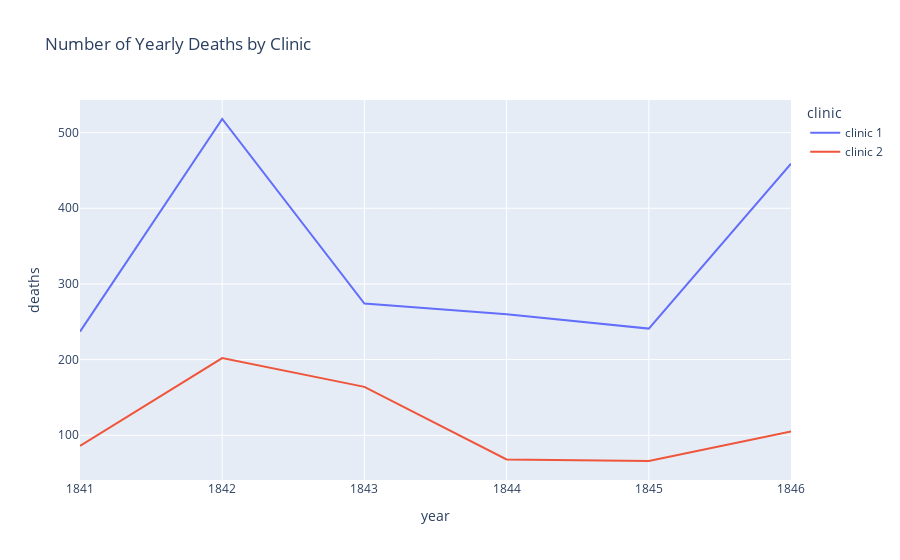

The notebook cell saved with this chart:
### Markdown cell above
We also see that, not only were more people born in clinic 1, more people also died in clinic 1.

### Code cell
line2 = px.line(
    df_yearly,
    x='year',
    y='deaths',
    color='clinic',
    title='Number of Yearly Deaths by Clinic'
)

line2.show()

### Figure 1 — Plotly figure (JSON) as saved in the notebook; plotly's stock layout.template omitted (floating-point values rounded to 4 significant figures)
{"data": [{"hovertemplate": "clinic=clinic 1<br>year=%{x}<br>deaths=%{y}<extra></extra>", "legendgroup": "clinic 1", "line": {"color": "#636efa", "dash": "solid"}, "marker": {"symbol": "circle"}, "mode": "lines", "name": "clinic 1", "orientation": "v", "showlegend": true, "type": "scatter", "x": [1841, 1842, 1843, 1844, 1845, 1846], "xaxis": "x", "y": [237, 518, 274, 260, 241, 459], "yaxis": "y"}, {"hovertemplate": "clinic=clinic 2<br>year=%{x}<br>deaths=%{y}<extra></extra>", "legendgroup": "clinic 2", "line": {"color": "#EF553B", "dash": "solid"}, "marker": {"symbol": "circle"}, "mode": "lines", "name": "clinic 2", "orientation": "v", "showlegend": true, "type": "scatter", "x": [1841, 1842, 1843, 1844, 1845, 1846], "xaxis": "x", "y": [86, 202, 164, 68, 66, 105], "yaxis": "y"}], "layout": {"legend": {"title": {"text": "clinic"}, "tracegroupgap": 0}, "title": {"text": "Number of Yearly Deaths by Clinic"}, "xaxis": {"anchor": "y", "domain": [0, 1], "title": {"text": "year"}}, "yaxis": {"anchor": "x", "domain": [0, 1], "title": {"text": "deaths"}}}}
